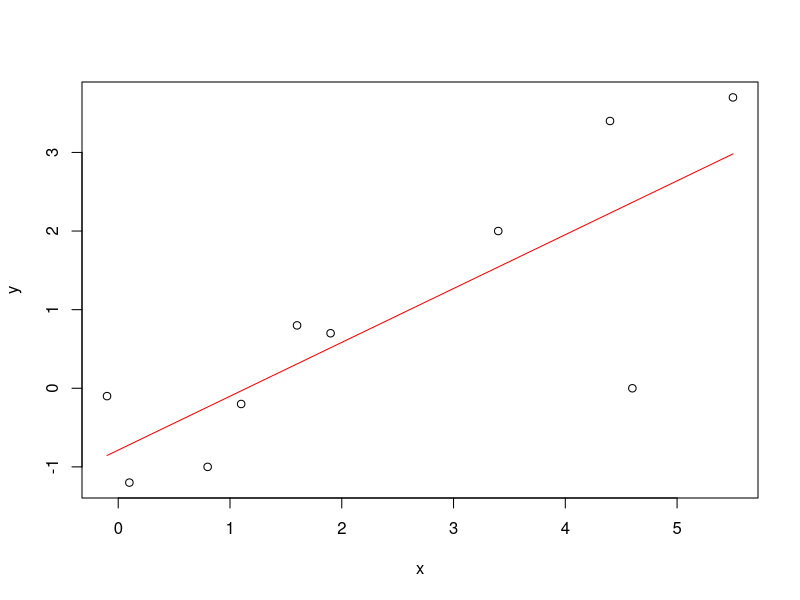
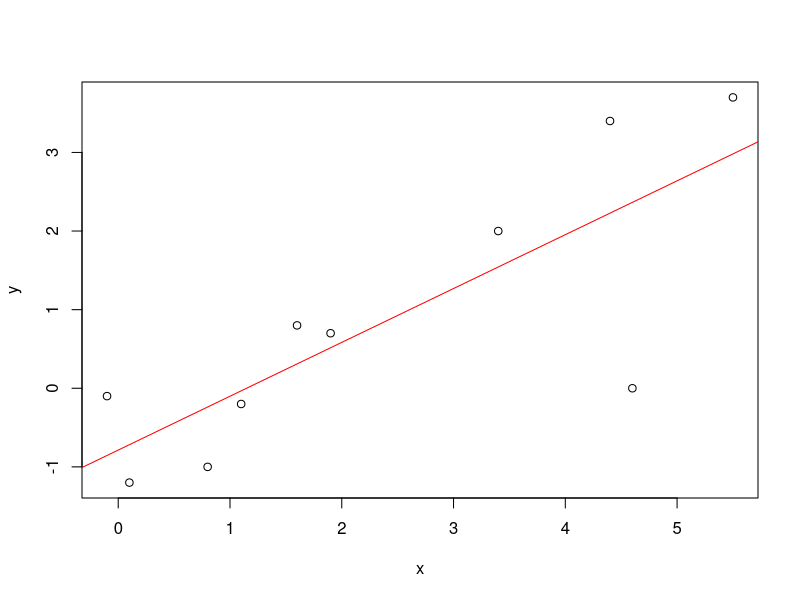

Write R code to recreate these figures, in order.
x <-  c(1.9, 0.8, 1.1, 0.1, -0.1, 4.4, 4.6, 1.6,5.5, 3.4)
y <- c(0.7, -1.0, -0.2, -1.2, -0.1, 3.4,  0.0, 0.8, 3.7, 2.0 )
n <- 10

plot(x,y)

x_bar <- mean(x)
y_bar <- mean(y)
S_x_sq <- sum((x-x_bar)^2)

beta_1_hat <- sum((x-x_bar)*(y-y_bar))/sum((x-x_bar)^2)
beta_0_hat <- y_bar - beta_1_hat*x_bar

lines(x, beta_0_hat+beta_1_hat*x, col="red")

sigma_tilde_sq <- sum( (y- beta_0_hat-beta_1_hat*x)^2)/(n-2)
se_0 <- sigma_tilde_sq * ((1/n)+ x_bar^2/S_x_sq)
se_1 <- sigma_tilde_sq/S_x_sq
cov <- -x_bar*sigma_tilde_sq/S_x_sq

t_stat <- beta_1_hat/sqrt(se_1) 
p_val <- 2*(1-pt(abs(t_stat), df=n-2))

lm1 <- lm(y ~ x)
summary(lm1)
plot(x,y)
abline(lm1, col="red")